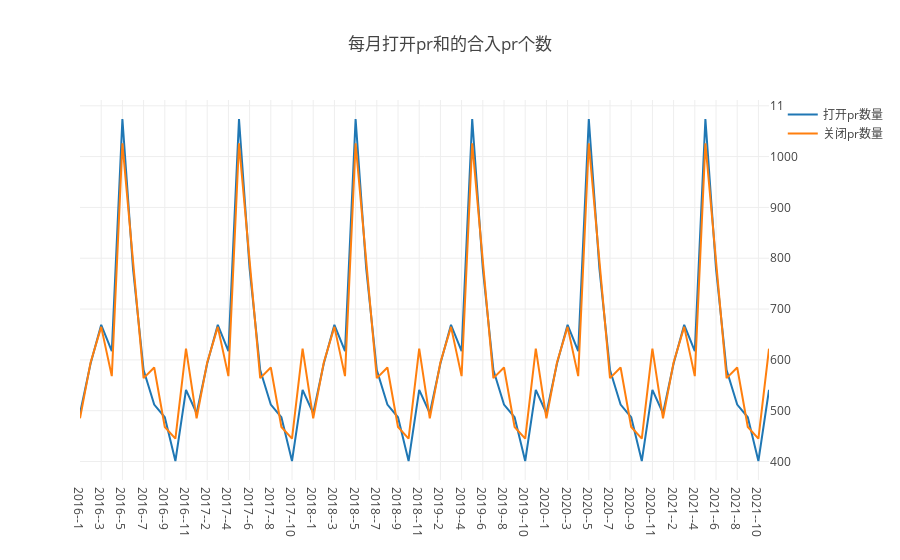

This figure's notebook cell:
### Code cell
//3每月打开 PR 和合入 PR 的个数
            month=[]
            month2=[]
            open=[]
            close=[]

Promise.all(
  years.map((year) => {
    return    query( `SELECT  formatDateTime(created_at, '%Y-%m') as date, count(*)open
 FROM github_log.events  
where repo_name='microsoft/vscode'and type = 'PullRequestEvent' and action = 'opened'
   group by formatDateTime(created_at, '%Y-%m')
    order by formatDateTime(created_at, '%Y-%m')
 
`);
  })
).then(res=>{   
            fork={}
            star={}
         
          let  year=2015
             for (let i = 0; i < res.length-1; i++) {
                 year=year+1
             for (let j = 0; j < res[i].length-1; j++) {
             star[year+'--'+res[i][j].m] = Number(res[i][j].open);
    }
                
  }
  for (var key in star){
      month.push(key);
      let thisMonth = star[key];
      open.push(thisMonth);
  }
            });

Promise.all(
  years.map((year) => {
    return   query( `SELECT  formatDateTime(created_at, '%Y-%m') as date, count(*)pull_merged_at
 FROM github_log.events  
where repo_name='microsoft/vscode'and type = 'PullRequestEvent' and action ='closed'
   group by formatDateTime(created_at, '%Y-%m')
    order by formatDateTime(created_at, '%Y-%m')
`);
  })
).then(res=>{   
            star={}
          let  year=2015
             for (let i = 0; i < res.length-1; i++) {
                 year=year+1
             for (let j = 0; j < res[i].length-1; j++) {
             star[year+'--'+res[i][j].m] = Number(res[i][j].pull_merged_at);
    }
                
  }
  for (var key in star){
      month2.push(key);
      let thisMonth = star[key];
      close.push(thisMonth);
  }


        
            openDigger.render.plotly([
                            {x: month, y:  open, mode: 'scatter', name: '打开pr数量', yaxis: 'y2'},
                            {x: month2, y:  close, mode: 'scatter', name: '关闭pr数量', yaxis: 'y2'},
                           ], { title: "每月打开pr和的合入pr个数"  , 
                                yaxis2: { overlaying: 'y', side: 'right', anchor: 'x' },
                              });
            });

### Figure 1 — Plotly figure (JSON) as saved in the notebook; plotly's stock layout.template omitted (floating-point values rounded to 4 significant figures)
{"data": [{"mode": "scatter", "name": "打开pr数量", "x": ["2016--1", "2016--2", "2016--3", "2016--4", "2016--5", "2016--6", "2016--7", "2016--8", "2016--9", "2016--10", "2016--11", "2017--1", "2017--2", "2017--3", "2017--4", "2017--5", "2017--6", "2017--7", "2017--8", "2017--9", "2017--10", "2017--11", "2018--1", "2018--2", "2018--3", "2018--4", "2018--5", "2018--6", "2018--7", "2018--8", "2018--9", "2018--10", "2018--11", "2019--1", "2019--2", "2019--3", "2019--4", "2019--5", "2019--6", "2019--7", "2019--8", "2019--9", "2019--10", "2019--11", "2020--1", "2020--2", "2020--3", "2020--4", "2020--5", "2020--6", "2020--7", "2020--8", "2020--9", "2020--10", "2020--11", "2021--1", "2021--2", "2021--3", "2021--4", "2021--5", "2021--6", "2021--7", "2021--8", "2021--9", "2021--10", "2021--11"], "y": [495, 593, 669, 617, 1074, 780, 580, 512, 487, 401, 541, 495, 593, 669, 617, 1074, 780, 580, 512, 487, 401, 541, 495, 593, 669, 617, 1074, 780, 580, 512, 487, 401, 541, 495, 593, 669, 617, 1074, 780, 580, 512, 487, 401, 541, 495, 593, 669, 617, 1074, 780, 580, 512, 487, 401, 541, 495, 593, 669, 617, 1074, 780, 580, 512, 487, 401, 541], "yaxis": "y2"}, {"mode": "scatter", "name": "关闭pr数量", "x": ["2016--1", "2016--2", "2016--3", "2016--4", "2016--5", "2016--6", "2016--7", "2016--8", "2016--9", "2016--10", "2016--11", "2017--1", "2017--2", "2017--3", "2017--4", "2017--5", "2017--6", "2017--7", "2017--8", "2017--9", "2017--10", "2017--11", "2018--1", "2018--2", "2018--3", "2018--4", "2018--5", "2018--6", "2018--7", "2018--8", "2018--9", "2018--10", "2018--11", "2019--1", "2019--2", "2019--3", "2019--4", "2019--5", "2019--6", "2019--7", "2019--8", "2019--9", "2019--10", "2019--11", "2020--1", "2020--2", "2020--3", "2020--4", "2020--5", "2020--6", "2020--7", "2020--8", "2020--9", "2020--10", "2020--11", "2021--1", "2021--2", "2021--3", "2021--4", "2021--5", "2021--6", "2021--7", "2021--8", "2021--9", "2021--10", "2021--11"], "y": [485, 595, 665, 568, 1026, 787, 564, 585, 468, 445, 622, 485, 595, 665, 568, 1026, 787, 564, 585, 468, 445, 622, 485, 595, 665, 568, 1026, 787, 564, 585, 468, 445, 622, 485, 595, 665, 568, 1026, 787, 564, 585, 468, 445, 622, 485, 595, 665, 568, 1026, 787, 564, 585, 468, 445, 622, 485, 595, 665, 568, 1026, 787, 564, 585, 468, 445, 622], "yaxis": "y2"}], "layout": {"autosize": true, "title": {"text": "每月打开pr和的合入pr个数"}, "xaxis": {"autorange": true, "range": [0, 65], "type": "category"}, "yaxis2": {"anchor": "x", "autorange": true, "overlaying": "y", "range": [363.6, 1111.0], "side": "right", "type": "linear"}}}
